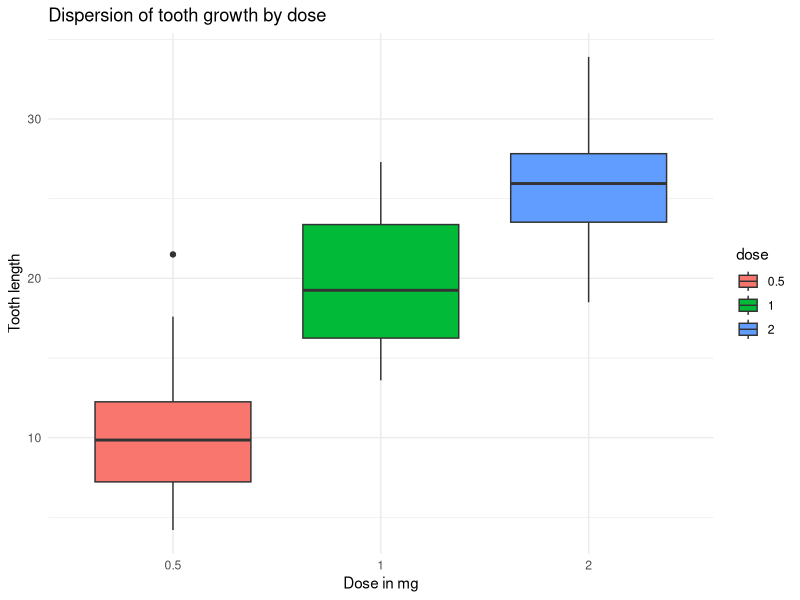
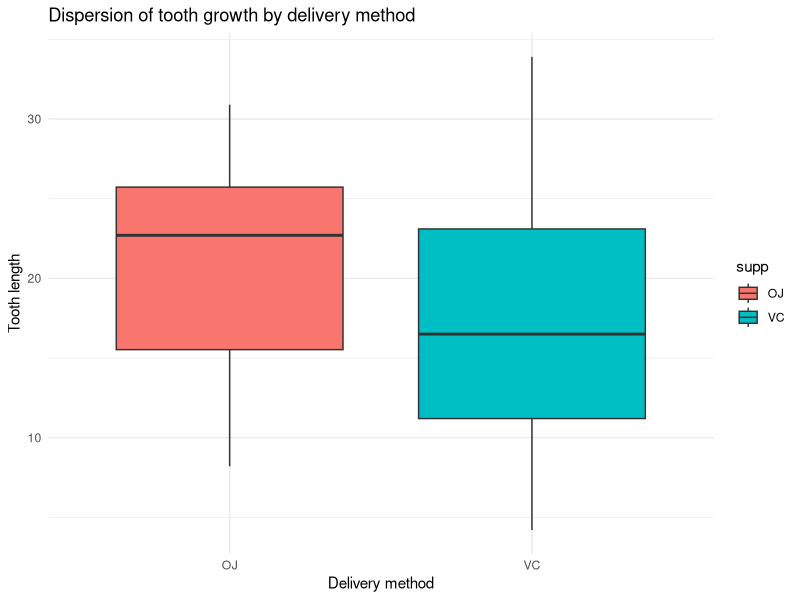

R code for these plots, in order:
## ---- chunk 1
knitr::opts_chunk$set(echo = TRUE)
## ---- chunk 2
  library(datasets)
  library(dplyr)
  library(ggplot2)
## ---- chunk 3
  glimpse(ToothGrowth)
## ---- chunk 4
  print(paste("Rows with NA values:", sum(!complete.cases(ToothGrowth))))
  print(summary(ToothGrowth))
## ---- chunk 5

ToothGrowth$dose <- as.factor(ToothGrowth$dose)
d1 <- ggplot(ToothGrowth, aes(x=dose, y=len,fill=dose)) +  geom_boxplot() +  ggtitle("Dispersion of tooth growth by dose") + xlab("Dose in mg") + ylab("Tooth length") + theme_minimal()
print(d1)
## ---- chunk 6

d2 <- ggplot(ToothGrowth, aes(x=supp, y=len,fill=supp)) +  geom_boxplot() +  ggtitle("Dispersion of tooth growth by delivery method") + xlab("Delivery method") + ylab("Tooth length") + theme_minimal()
d2
## ---- chunk 7

dose <- ToothGrowth$dose
supp <- ToothGrowth$supp
len <-  ToothGrowth$len

## ---- chunk 8
t.test(len[supp == "VC"],len[supp == "OJ"], paired=FALSE)
## ---- chunk 9
t.test(len[dose == 0.5],len[dose == 1], paired=FALSE)
